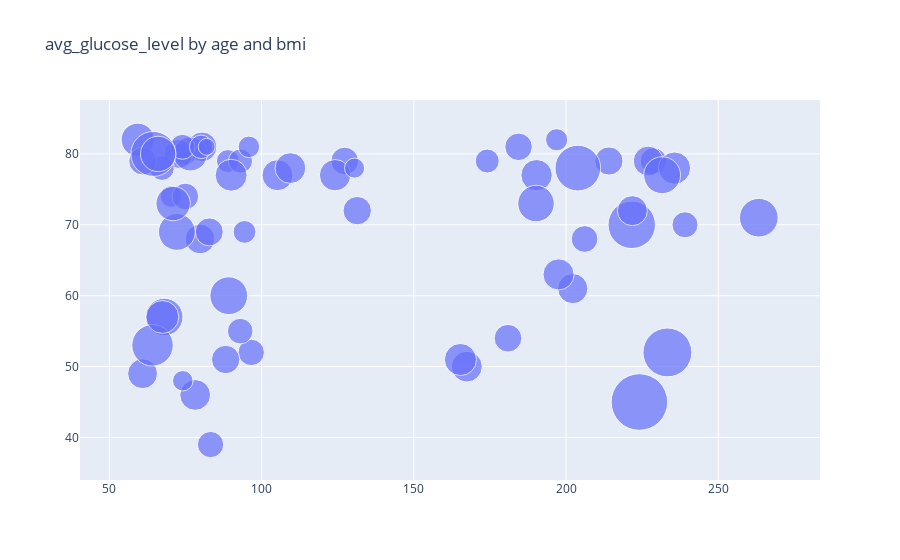

Notebook code cell kept with this figure:
### Code cell
params = {'x': 'avg_glucose_level',
          'y': 'age',
          'text': 'bmi',
          'mode': 'markers',
          'marker': 'bmi'
          }

get_scatter_with_marker(df_stroke_never_smoked_F, params).show()
